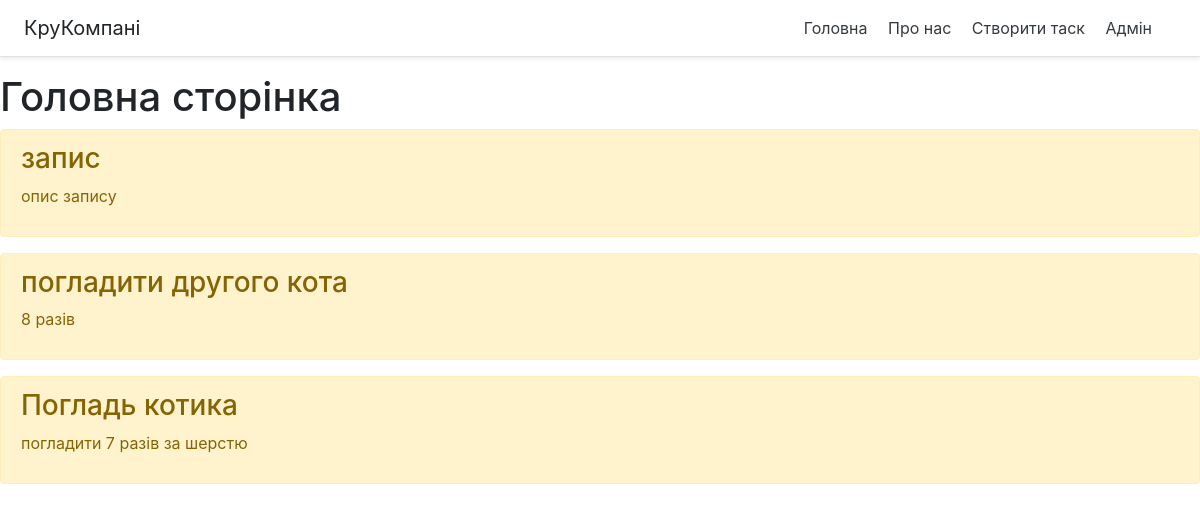
Before: / with the older database file.
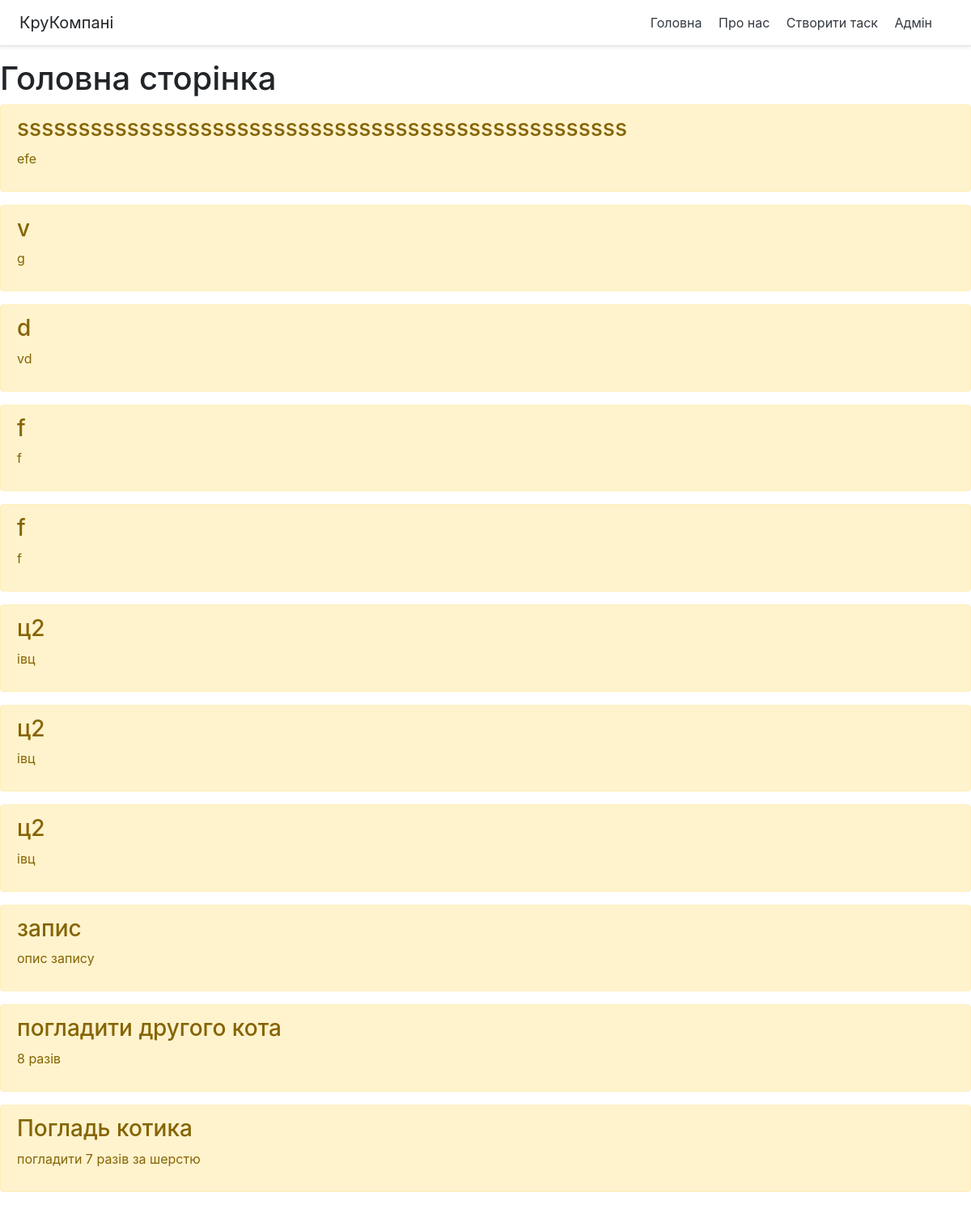
After: the same page with the newer database file.
### main/models.py (models this page shows, shortened)
class Task(models.Model):
    title = models.CharField('Назва', max_length=50)
    task = models.TextField('Опис')
    class Meta:
        verbose_name = 'Задача'
        verbose_name_plural = 'Задачі'

### main/views.py (the view)
# urls.py: path('', views.index, name='home'),
def index(request):
    tasks = Task.objects.order_by('-id')
    return render(request, 'main/index.html', {'title': 'Главная страница сайта', 'tasks': tasks})

### main/templates/main/index.html (shortened to what this page needs)
{% extends 'main/base.html' %}
{% block content %}
    <h1>Головна сторінка</h1>
    {% if tasks %}
        {% for element in tasks %}
            <div class="alert alert-warning mt-2">
                <h3>{{ element.title }}</h3>
                <p>{{ element.task }}</p>
            </div>
        {% endfor %}
    {% else %}
        <p>У нас немає записів!</p>
    {% endif %}
{% endblock %}

### main/templates/main/base.html (shortened to what this page needs)
<!doctype html>
<html lang="uk">
<head>
    <link rel="stylesheet" href="https://stackpath.bootstrapcdn.com/bootstrap/4.5.0/css/bootstrap.min.css">
</head>
<body>
    <div class="d-flex flex-column flex-md-row align-items-center p-3 px-md-4 mb-3 bg-white border-bottom shadow-sm">
      <h5 class="my-0 mr-md-auto font-weight-normal">КруКомпані</h5>
      <nav class="my-2 my-md-0 mr-md-3">
        <a class="p-2 text-dark" href="{% url 'home' %}">Головна</a>
        <a class="p-2 text-dark" href="{% url 'about-us' %}">Про нас</a>
        <a class="p-2 text-dark" href="{% url 'create' %}">Створити таск</a>
        <a class="p-2 text-dark" href="admin/">Адмін</a>
      </nav>
    </div>
    {% block content %}{% endblock %}
</body>
</html>

Changed rows visible on the page:
added Task: title "ssssssssssssssssssssssssssssssssssssssssssssssssss", task "efe"
added Task: title "v", task "g"
added Task: title "d", task "vd"
added Task: title "f", task "f"
added Task: title "f", task "f"
added Task: title "ц2", task "івц"
added Task: title "ц2", task "івц"
added Task: title "ц2", task "івц"
